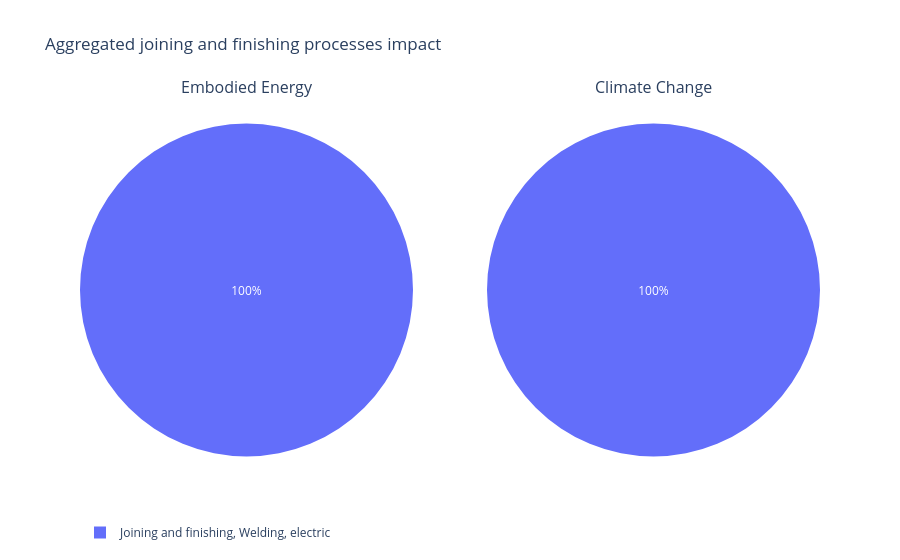

The code cell stored with this chart in its notebook:
### Code cell
plot_impact(joining_and_finishing_processes_df, "Aggregated joining and finishing processes impact")

### Figure 1 — Plotly figure (JSON) as saved in the notebook; plotly's stock layout.template omitted (floating-point values rounded to 4 significant figures)
{"data": [{"domain": {"x": [0.0, 0.45], "y": [0.0, 1.0]}, "hoverinfo": "value+name+label", "labels": ["Joining and finishing, Welding, electric"], "name": "MJ", "textinfo": "percent", "textposition": "inside", "type": "pie", "values": [3.165]}, {"domain": {"x": [0.55, 1.0], "y": [0.0, 1.0]}, "hoverinfo": "value+name+label", "labels": ["Joining and finishing, Welding, electric"], "name": "kg", "textinfo": "percent", "textposition": "inside", "type": "pie", "values": [0.213]}], "layout": {"annotations": [{"font": {"size": 16}, "showarrow": false, "text": "Embodied Energy", "x": 0.225, "xanchor": "center", "xref": "paper", "y": 1.0, "yanchor": "bottom", "yref": "paper"}, {"font": {"size": 16}, "showarrow": false, "text": "Climate Change", "x": 0.775, "xanchor": "center", "xref": "paper", "y": 1.0, "yanchor": "bottom", "yref": "paper"}], "legend": {"orientation": "h"}, "title": {"text": "Aggregated joining and finishing processes impact"}}}
